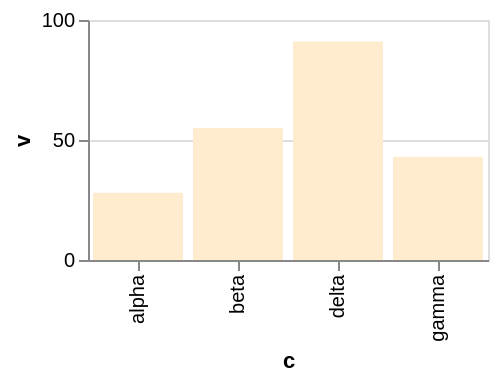

Here is the Vega-Lite specification saved for this chart:
### Vega-Lite specification from a JSON file in a GitHub repository (floating-point values rounded to 4 significant figures)
{"$schema": "https://vega.github.io/schema/vega-lite/v6.json", "width": 200, "height": 120, "data": {"values": [{"c": "alpha", "v": 28, "w": 3, "t": "2024-01-07"}, {"c": "beta", "v": 55, "w": 7, "t": "2024-03-19"}, {"c": "gamma", "v": 43, "w": 5, "t": "2024-06-02"}, {"c": "delta", "v": 91, "w": 9, "t": "2024-09-11"}]}, "mark": "bar", "encoding": {"x": {"field": "c", "type": "nominal"}, "y": {"field": "v", "type": "quantitative"}}, "config": {"bar": {"color": "blanchedalmond"}}}
